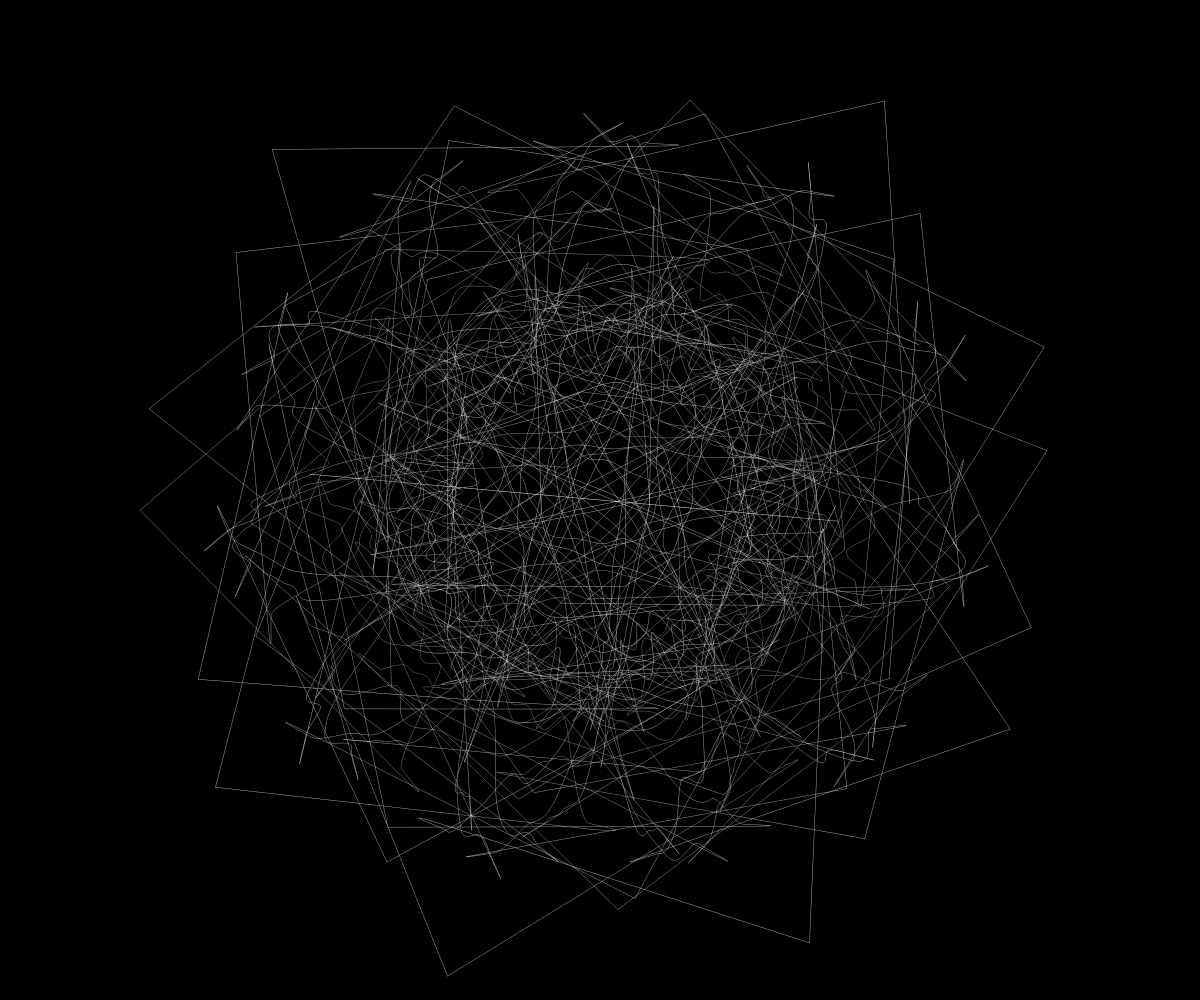
Frame 1 (no input)
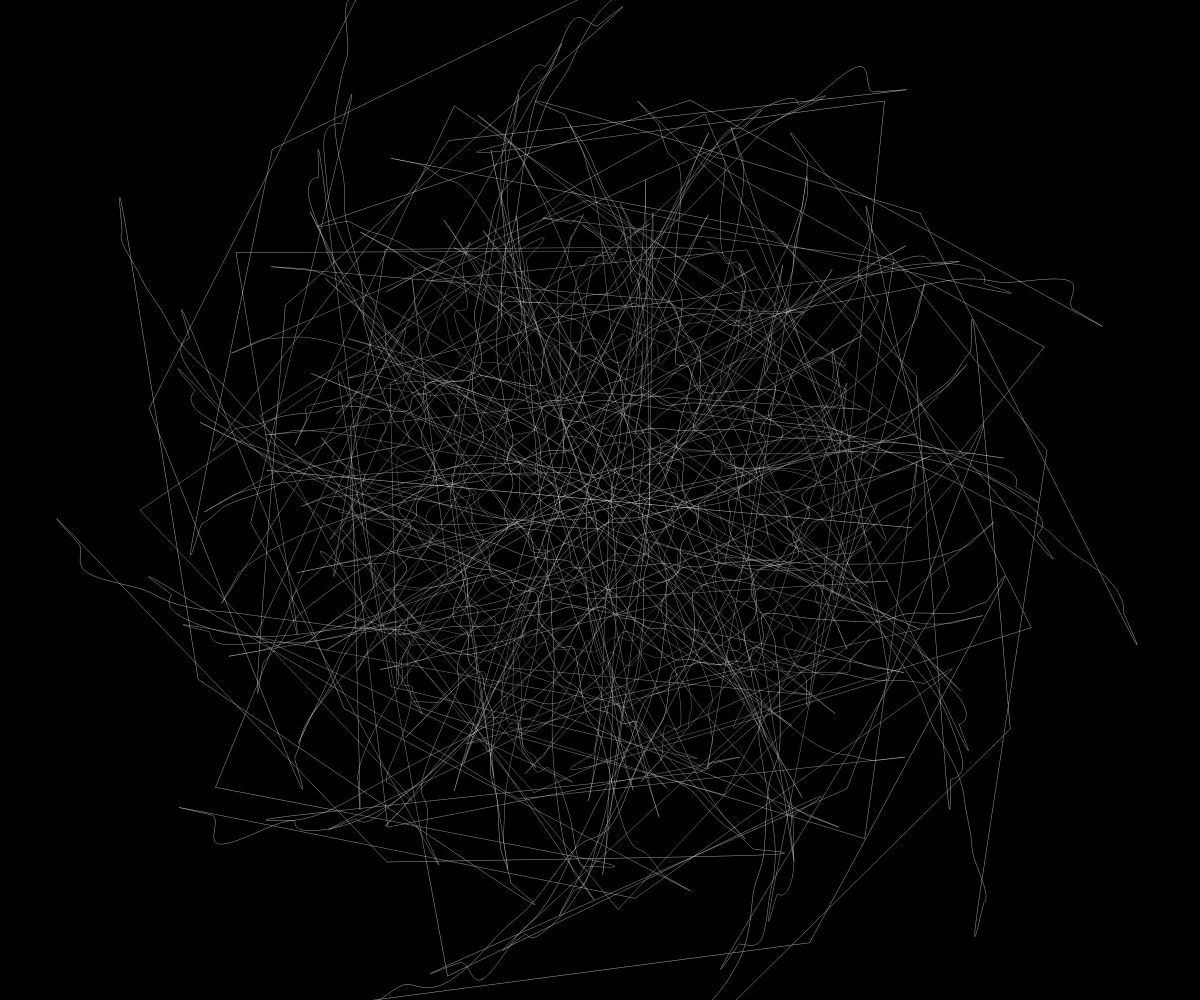
Frame 2 (the mouse pressed at the canvas centre, redrawn once)

The p5.js sketch that drew these frames (run headless with seeded random() and noise() and a simulated clock; the mouse was pressed at the canvas centre and the sketch redrawn once):

// p5.js sketch
// ── sketch.js
let xnoise, ynoise;
let xstart;
let noiseFactor;
let x, y, z;

function setup() {
  createCanvas(windowWidth, windowHeight);
  pixelDensity(2);
  stroke(255);
  noLoop();
  ynoise = random(100);
  xstart = random(100);
  fill(20, 10);
}

function draw() {
  background(0);
  translate(width/2, height/2);
  
  strokeWeight(0.3);
  for(let j = -height/2; j < height/2; j+=10) {
    xnoise = xstart;
    ynoise += 0.02;
    beginShape();
    vertex(0, j);
    for(let i = -width/2; i < width/2; i+=10) {
      xnoise += 0.02;
      noiseFactor = noise(xnoise, ynoise);
      x =  i * noiseFactor;
      y = j * noiseFactor;
      rotate(0.5);
      curveVertex(x, y);
      
    }
    endShape(CLOSE);
    
  }
}
